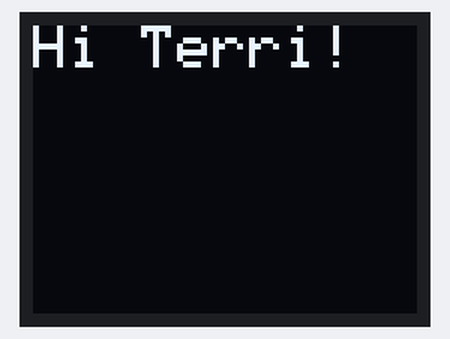
A sketch run on a simulated Arduino Uno, built with avr-gcc and run on an emulated ATmega328P. Shown: 64×48 one-colour display.

Above: at 0.1 s.
At 1.1 s:
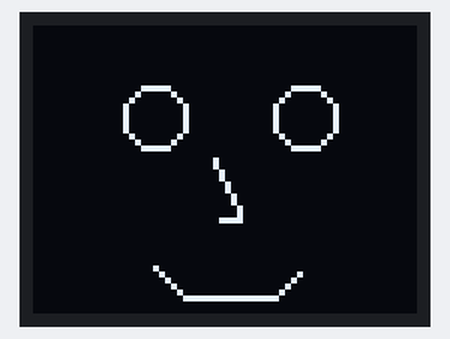
At 2.1 s:
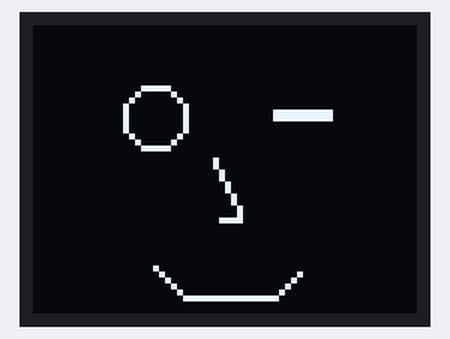
At 2.6 s:
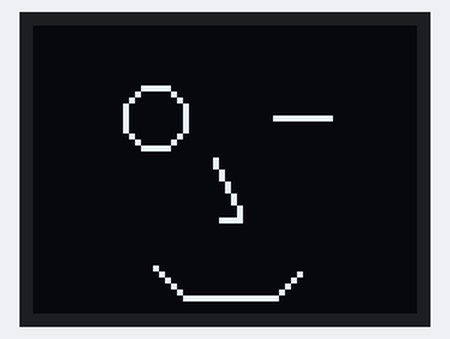
At 3.6 s:
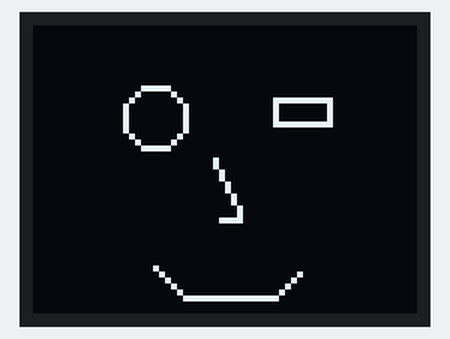

The sketch:

microview_wink.ino
```cpp
/*
 * microview_wink: a simple winking face animation for the MicroView
 *
 * Created by: Terri Oda <terri (at) toybox.ca>
 * Sept 16, 2014
 */

#include <MicroView.h>

void setup() {
  uView.begin();		// start MicroView
  uView.clear(PAGE);		// clear page
  uView.print("Hi Terri!");	// say hi
  uView.display();
  delay(1000);
}

void loop () {
  //drawFace();
  winkFaceAnimation();
}

void drawFace() {
  uView.clear(PAGE);

  drawEyes();
  drawNose();
  drawMouth();

  uView.display();        // display current page buffer
}

void drawEyes() {
  uView.circle(20, 15, 5);
  uView.circle(45, 15, 5);
}

void drawNose() {
  uView.line(30, 22, 35, 32);
  uView.line(35, 32, 31, 32);
}

void drawMouth() {
  uView.line(20, 40, 25, 45);
  uView.line(25, 45, 40, 45);
  uView.line(40, 45, 45, 40);
}

void winkFaceAnimation() {
  for (int i = 0; i < 7; i++) {
    uView.clear(PAGE);

    // animate one eye for the wink
    switch (i) {
      case 0:
      case 6:
        uView.circle(45, 15, 5);
        break;
      case 1:
      case 5:
        uView.rect(40, 12, 10, 5);
        break;
      case 2:
      case 4:
        uView.rect(40, 14, 10, 2);
        break;
      case 3:
        uView.line(40, 15, 50, 15);
        break;
    }

    // draw the static parts of the face
    uView.circle(20, 15, 5);
    drawNose();
    drawMouth();

    // display and wait for the next frame to start
    uView.display();
    delay(500);
  }
}
```

Measured:
- by itself, everything shown: repeats every 3.6 s, in 6 steps
- what the display in image 1 shows lasts 0.5 s, from 1.0 s to 1.5 s
